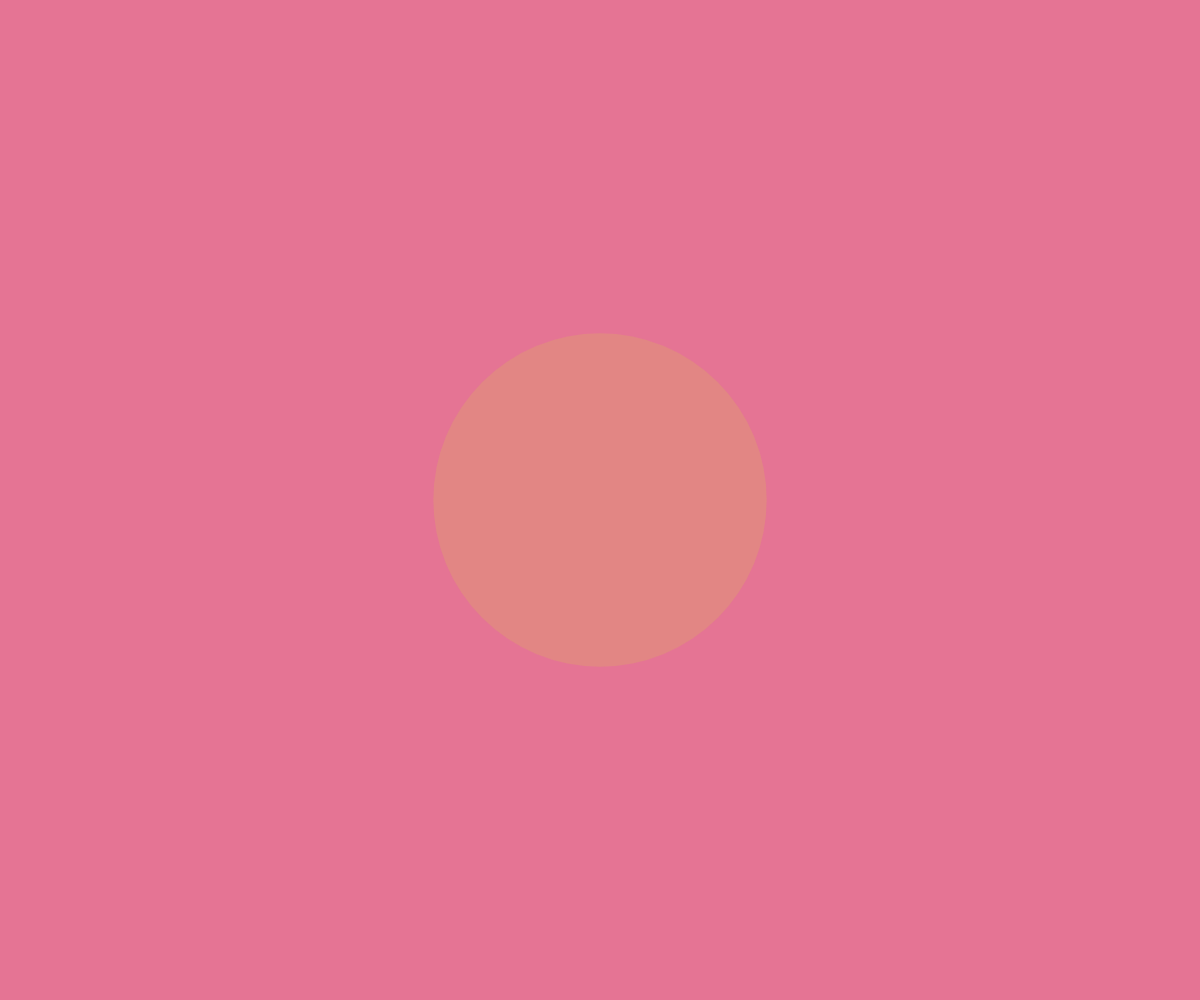
Frame 1 (no input)
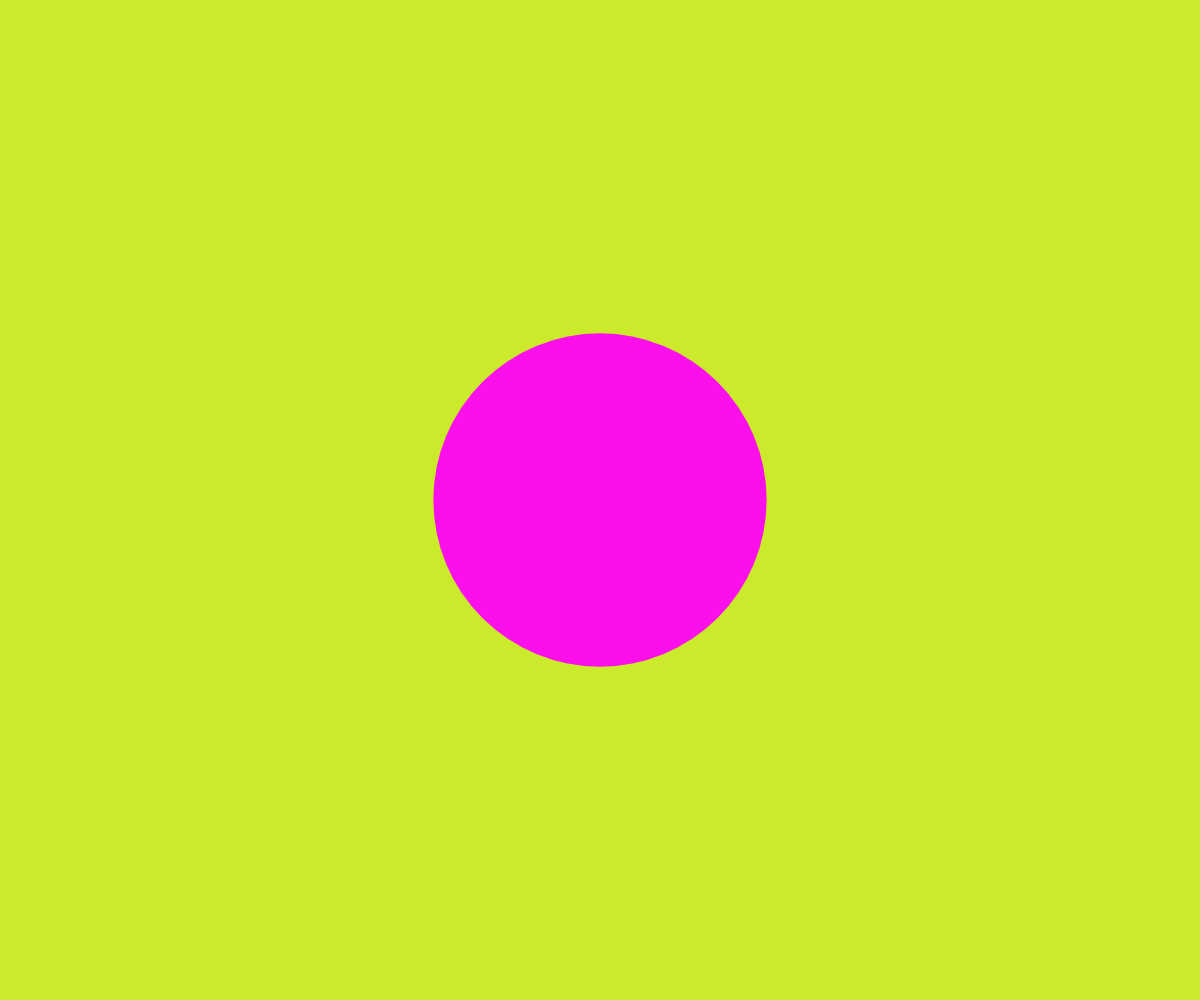
Frame 60 (no input)
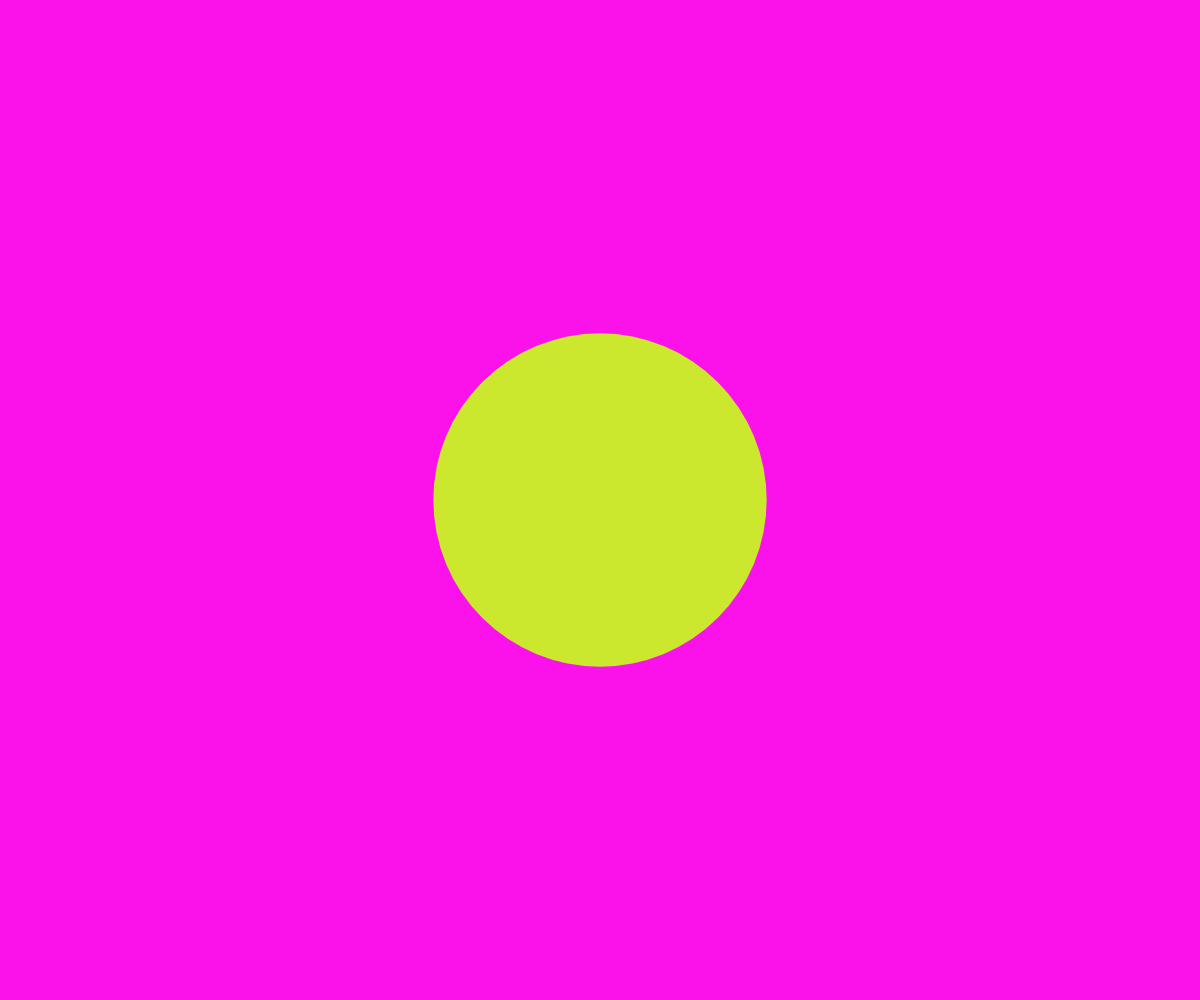
Frame 120 (the mouse pressed at the canvas centre since frame 60)

The p5.js sketch that drew these frames (run headless with seeded random() and noise() and a simulated clock; from frame 60 on, the mouse is pressed at the canvas centre):

// p5.js sketch
// ── sketch.js
/*
 * Creation & Computation - Digital Futures, OCAD University
 * Kate Hartman / Nick Puckett
 * 
 * Fade between 2 colors using a sin wave
 * adapted from the LED fading arduino example
 * 
 */




var countInc = 0.07;
var countVal = 0;

var color1;
var color2;
var xFadeVal = 0;

var lastTimeYouChanged = 0;  //this stores the time of the last change


function setup() {
               

  createCanvas(windowWidth, windowHeight);
  color1 = color(255,0,250);
  color2 = color(200,250,30);
}

function draw() 
{
countVal+=countInc;  //countVal = countVal + countInc
xFadeVal = map(sin(countVal),-1,1,0.0,1.0);

background(lerpColor(color2,color1,xFadeVal));

fill(lerpColor(color1,color2,xFadeVal));
noStroke();

ellipse(width/2,height/2,height/3,height/3);





}


function windowResized() 
{
  resizeCanvas(windowWidth, windowHeight);
}
